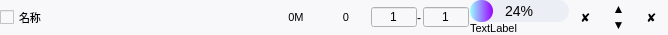
<?xml version="1.0" encoding="UTF-8"?>
<ui version="4.0">
 <class>file_item_widget</class>
 <widget class="QWidget" name="file_item_widget">
  <property name="geometry">
   <rect>
    <x>0</x>
    <y>0</y>
    <width>668</width>
    <height>33</height>
   </rect>
  </property>
  <property name="acceptDrops">
   <bool>true</bool>
  </property>
  <property name="windowTitle">
   <string>Form</string>
  </property>
  <property name="styleSheet">
   <string notr="true">QWidget{
	background: rgb(248,248,251);
}

QPushButton{
    border-radius: 5px;
    border:none;
	padding:0px;
}
QPushButton:hover { 
    color: rgb(148,133,247)
}
QCommandLinkButton{
    background-color: rgb(250,252,253);
    border-radius: 5px;
    padding: 8px;
    border:none;
}
QProgressBar{
    font-family: 'Arial Unicode MS';
    height:22px;
    text-align:center;
    font-size:14px;
    color:black;
    border-radius:11px;
    background:#EBEEF5;
}
QProgressBar::chunk{
    border-radius:11px;
    background:qlineargradient(spread:pad,x1:0,y1:0,x2:1,y2:0,stop:0 #99ffff,stop:1 #9900ff);
}</string>
  </property>
  <layout class="QHBoxLayout" name="horizontalLayout_3">
   <property name="spacing">
    <number>0</number>
   </property>
   <property name="leftMargin">
    <number>0</number>
   </property>
   <property name="topMargin">
    <number>0</number>
   </property>
   <property name="rightMargin">
    <number>0</number>
   </property>
   <property name="bottomMargin">
    <number>0</number>
   </property>
   <item>
    <widget class="QCheckBox" name="checkBox_name">
     <property name="sizePolicy">
      <sizepolicy hsizetype="Expanding" vsizetype="Fixed">
       <horstretch>0</horstretch>
       <verstretch>0</verstretch>
      </sizepolicy>
     </property>
     <property name="font">
      <font>
       <pointsize>8</pointsize>
      </font>
     </property>
     <property name="cursor">
      <cursorShape>PointingHandCursor</cursorShape>
     </property>
     <property name="text">
      <string>名称</string>
     </property>
    </widget>
   </item>
   <item>
    <widget class="QLabel" name="label_size">
     <property name="minimumSize">
      <size>
       <width>50</width>
       <height>0</height>
      </size>
     </property>
     <property name="maximumSize">
      <size>
       <width>50</width>
       <height>16777215</height>
      </size>
     </property>
     <property name="font">
      <font>
       <pointsize>8</pointsize>
      </font>
     </property>
     <property name="styleSheet">
      <string notr="true"/>
     </property>
     <property name="frameShape">
      <enum>QFrame::NoFrame</enum>
     </property>
     <property name="text">
      <string>0M</string>
     </property>
     <property name="scaledContents">
      <bool>false</bool>
     </property>
     <property name="alignment">
      <set>Qt::AlignCenter</set>
     </property>
    </widget>
   </item>
   <item>
    <widget class="QLabel" name="label_page_num">
     <property name="minimumSize">
      <size>
       <width>50</width>
       <height>0</height>
      </size>
     </property>
     <property name="maximumSize">
      <size>
       <width>50</width>
       <height>16777215</height>
      </size>
     </property>
     <property name="font">
      <font>
       <pointsize>8</pointsize>
      </font>
     </property>
     <property name="text">
      <string>0</string>
     </property>
     <property name="alignment">
      <set>Qt::AlignCenter</set>
     </property>
    </widget>
   </item>
   <item>
    <widget class="QWidget" name="widget_3" native="true">
     <property name="minimumSize">
      <size>
       <width>99</width>
       <height>0</height>
      </size>
     </property>
     <property name="maximumSize">
      <size>
       <width>99</width>
       <height>16777215</height>
      </size>
     </property>
     <layout class="QHBoxLayout" name="horizontalLayout_2">
      <property name="spacing">
       <number>0</number>
      </property>
      <property name="leftMargin">
       <number>0</number>
      </property>
      <property name="topMargin">
       <number>0</number>
      </property>
      <property name="rightMargin">
       <number>0</number>
      </property>
      <property name="bottomMargin">
       <number>0</number>
      </property>
      <item>
       <widget class="QSpinBox" name="spinBox_start">
        <property name="sizePolicy">
         <sizepolicy hsizetype="Fixed" vsizetype="Fixed">
          <horstretch>0</horstretch>
          <verstretch>0</verstretch>
         </sizepolicy>
        </property>
        <property name="minimumSize">
         <size>
          <width>46</width>
          <height>0</height>
         </size>
        </property>
        <property name="maximumSize">
         <size>
          <width>46</width>
          <height>16777215</height>
         </size>
        </property>
        <property name="alignment">
         <set>Qt::AlignCenter</set>
        </property>
        <property name="buttonSymbols">
         <enum>QAbstractSpinBox::NoButtons</enum>
        </property>
        <property name="minimum">
         <number>1</number>
        </property>
       </widget>
      </item>
      <item>
       <widget class="QLabel" name="label_2">
        <property name="sizePolicy">
         <sizepolicy hsizetype="Minimum" vsizetype="Preferred">
          <horstretch>0</horstretch>
          <verstretch>0</verstretch>
         </sizepolicy>
        </property>
        <property name="minimumSize">
         <size>
          <width>6</width>
          <height>0</height>
         </size>
        </property>
        <property name="maximumSize">
         <size>
          <width>6</width>
          <height>16777215</height>
         </size>
        </property>
        <property name="text">
         <string>-</string>
        </property>
       </widget>
      </item>
      <item>
       <widget class="QSpinBox" name="spinBox_end">
        <property name="sizePolicy">
         <sizepolicy hsizetype="Fixed" vsizetype="Fixed">
          <horstretch>0</horstretch>
          <verstretch>0</verstretch>
         </sizepolicy>
        </property>
        <property name="minimumSize">
         <size>
          <width>46</width>
          <height>0</height>
         </size>
        </property>
        <property name="maximumSize">
         <size>
          <width>46</width>
          <height>16777215</height>
         </size>
        </property>
        <property name="alignment">
         <set>Qt::AlignCenter</set>
        </property>
        <property name="buttonSymbols">
         <enum>QAbstractSpinBox::NoButtons</enum>
        </property>
        <property name="minimum">
         <number>1</number>
        </property>
       </widget>
      </item>
     </layout>
    </widget>
   </item>
   <item>
    <widget class="QWidget" name="widget" native="true">
     <property name="minimumSize">
      <size>
       <width>99</width>
       <height>0</height>
      </size>
     </property>
     <property name="maximumSize">
      <size>
       <width>99</width>
       <height>16777215</height>
      </size>
     </property>
     <layout class="QVBoxLayout" name="verticalLayout">
      <property name="spacing">
       <number>0</number>
      </property>
      <property name="leftMargin">
       <number>0</number>
      </property>
      <property name="topMargin">
       <number>0</number>
      </property>
      <property name="rightMargin">
       <number>0</number>
      </property>
      <property name="bottomMargin">
       <number>0</number>
      </property>
      <item>
       <widget class="QProgressBar" name="progressBar">
        <property name="value">
         <number>24</number>
        </property>
       </widget>
      </item>
      <item>
       <widget class="QLabel" name="label_result">
        <property name="font">
         <font>
          <pointsize>8</pointsize>
         </font>
        </property>
        <property name="text">
         <string>TextLabel</string>
        </property>
       </widget>
      </item>
     </layout>
    </widget>
   </item>
   <item>
    <widget class="QWidget" name="widget_2" native="true">
     <property name="minimumSize">
      <size>
       <width>99</width>
       <height>0</height>
      </size>
     </property>
     <property name="maximumSize">
      <size>
       <width>99</width>
       <height>16777215</height>
      </size>
     </property>
     <layout class="QHBoxLayout" name="horizontalLayout">
      <property name="spacing">
       <number>0</number>
      </property>
      <property name="leftMargin">
       <number>0</number>
      </property>
      <property name="topMargin">
       <number>0</number>
      </property>
      <property name="rightMargin">
       <number>0</number>
      </property>
      <property name="bottomMargin">
       <number>0</number>
      </property>
      <item>
       <widget class="QPushButton" name="btn_open">
        <property name="cursor">
         <cursorShape>PointingHandCursor</cursorShape>
        </property>
        <property name="toolTip">
         <string>打开文件</string>
        </property>
        <property name="text">
         <string>✘</string>
        </property>
       </widget>
      </item>
      <item>
       <layout class="QVBoxLayout" name="verticalLayout_2">
        <property name="spacing">
         <number>0</number>
        </property>
        <item>
         <layout class="QVBoxLayout" name="verticalLayout_4"/>
        </item>
        <item>
         <widget class="QPushButton" name="btn_up">
          <property name="cursor">
           <cursorShape>PointingHandCursor</cursorShape>
          </property>
          <property name="toolTip">
           <string>上移</string>
          </property>
          <property name="whatsThis">
           <string>上移</string>
          </property>
          <property name="text">
           <string>▲</string>
          </property>
         </widget>
        </item>
        <item>
         <widget class="QPushButton" name="btn_down">
          <property name="cursor">
           <cursorShape>PointingHandCursor</cursorShape>
          </property>
          <property name="toolTip">
           <string>下移</string>
          </property>
          <property name="whatsThis">
           <string>下移</string>
          </property>
          <property name="text">
           <string>▼</string>
          </property>
         </widget>
        </item>
        <item>
         <layout class="QVBoxLayout" name="verticalLayout_3"/>
        </item>
       </layout>
      </item>
      <item>
       <widget class="QPushButton" name="btn_delete">
        <property name="cursor">
         <cursorShape>PointingHandCursor</cursorShape>
        </property>
        <property name="toolTip">
         <string>取消</string>
        </property>
        <property name="statusTip">
         <string>取消</string>
        </property>
        <property name="whatsThis">
         <string>删除这个元素</string>
        </property>
        <property name="text">
         <string>✘</string>
        </property>
       </widget>
      </item>
     </layout>
    </widget>
   </item>
  </layout>
 </widget>
 <resources/>
 <connections/>
</ui>
